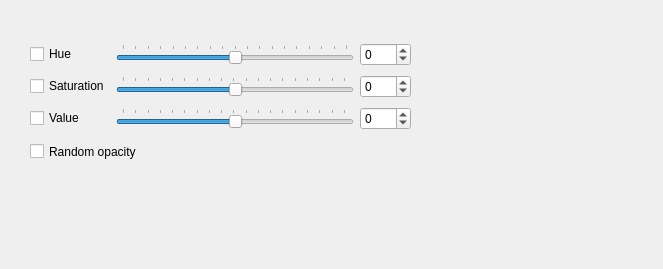
<?xml version="1.0" encoding="UTF-8"?>
<ui version="4.0">
 <class>WdgColorOptions</class>
 <widget class="QWidget" name="WdgColorOptions">
  <property name="geometry">
   <rect>
    <x>0</x>
    <y>0</y>
    <width>663</width>
    <height>269</height>
   </rect>
  </property>
  <property name="sizePolicy">
   <sizepolicy hsizetype="Preferred" vsizetype="Preferred">
    <horstretch>255</horstretch>
    <verstretch>255</verstretch>
   </sizepolicy>
  </property>
  <property name="minimumSize">
   <size>
    <width>425</width>
    <height>200</height>
   </size>
  </property>
  <widget class="QCheckBox" name="m_randomOpacity">
   <property name="geometry">
    <rect>
     <x>30</x>
     <y>140</y>
     <width>141</width>
     <height>23</height>
    </rect>
   </property>
   <property name="text">
    <string>Random opacity</string>
   </property>
  </widget>
  <widget class="QWidget" name="layoutWidget">
   <property name="geometry">
    <rect>
     <x>30</x>
     <y>40</y>
     <width>381</width>
     <height>94</height>
    </rect>
   </property>
   <layout class="QGridLayout" name="gridLayout">
    <item row="0" column="0">
     <widget class="QCheckBox" name="hueChBox">
      <property name="text">
       <string>Hue</string>
      </property>
     </widget>
    </item>
    <item row="0" column="1">
     <widget class="QSlider" name="hueSlider">
      <property name="minimum">
       <number>-180</number>
      </property>
      <property name="maximum">
       <number>180</number>
      </property>
      <property name="orientation">
       <enum>Qt::Horizontal</enum>
      </property>
      <property name="tickPosition">
       <enum>QSlider::TicksAbove</enum>
      </property>
      <property name="tickInterval">
       <number>20</number>
      </property>
     </widget>
    </item>
    <item row="0" column="2">
     <widget class="QSpinBox" name="hueBox">
      <property name="minimum">
       <number>-180</number>
      </property>
      <property name="maximum">
       <number>180</number>
      </property>
     </widget>
    </item>
    <item row="1" column="0">
     <widget class="QCheckBox" name="saturationChBox">
      <property name="text">
       <string>Saturation</string>
      </property>
     </widget>
    </item>
    <item row="1" column="1">
     <widget class="QSlider" name="saturationSlider">
      <property name="minimum">
       <number>-100</number>
      </property>
      <property name="maximum">
       <number>100</number>
      </property>
      <property name="orientation">
       <enum>Qt::Horizontal</enum>
      </property>
      <property name="tickPosition">
       <enum>QSlider::TicksAbove</enum>
      </property>
      <property name="tickInterval">
       <number>11</number>
      </property>
     </widget>
    </item>
    <item row="1" column="2">
     <widget class="QSpinBox" name="saturationBox">
      <property name="minimum">
       <number>-100</number>
      </property>
      <property name="maximum">
       <number>100</number>
      </property>
     </widget>
    </item>
    <item row="2" column="0">
     <widget class="QCheckBox" name="valueChBox">
      <property name="text">
       <string>Value</string>
      </property>
     </widget>
    </item>
    <item row="2" column="1">
     <widget class="QSlider" name="valueSlider">
      <property name="minimum">
       <number>-100</number>
      </property>
      <property name="maximum">
       <number>100</number>
      </property>
      <property name="orientation">
       <enum>Qt::Horizontal</enum>
      </property>
      <property name="tickPosition">
       <enum>QSlider::TicksAbove</enum>
      </property>
      <property name="tickInterval">
       <number>11</number>
      </property>
     </widget>
    </item>
    <item row="2" column="2">
     <widget class="QSpinBox" name="valueBox">
      <property name="minimum">
       <number>-100</number>
      </property>
      <property name="maximum">
       <number>100</number>
      </property>
     </widget>
    </item>
   </layout>
  </widget>
 </widget>
 <tabstops>
  <tabstop>m_randomOpacity</tabstop>
  <tabstop>hueSlider</tabstop>
  <tabstop>saturationSlider</tabstop>
  <tabstop>valueSlider</tabstop>
 </tabstops>
 <resources/>
 <connections>
  <connection>
   <sender>hueSlider</sender>
   <signal>valueChanged(int)</signal>
   <receiver>hueBox</receiver>
   <slot>setValue(int)</slot>
   <hints>
    <hint type="sourcelabel">
     <x>254</x>
     <y>44</y>
    </hint>
    <hint type="destinationlabel">
     <x>376</x>
     <y>58</y>
    </hint>
   </hints>
  </connection>
  <connection>
   <sender>hueBox</sender>
   <signal>valueChanged(int)</signal>
   <receiver>hueSlider</receiver>
   <slot>setValue(int)</slot>
   <hints>
    <hint type="sourcelabel">
     <x>381</x>
     <y>44</y>
    </hint>
    <hint type="destinationlabel">
     <x>298</x>
     <y>51</y>
    </hint>
   </hints>
  </connection>
  <connection>
   <sender>saturationSlider</sender>
   <signal>valueChanged(int)</signal>
   <receiver>saturationBox</receiver>
   <slot>setValue(int)</slot>
   <hints>
    <hint type="sourcelabel">
     <x>299</x>
     <y>83</y>
    </hint>
    <hint type="destinationlabel">
     <x>377</x>
     <y>81</y>
    </hint>
   </hints>
  </connection>
  <connection>
   <sender>saturationBox</sender>
   <signal>valueChanged(int)</signal>
   <receiver>saturationSlider</receiver>
   <slot>setValue(int)</slot>
   <hints>
    <hint type="sourcelabel">
     <x>389</x>
     <y>94</y>
    </hint>
    <hint type="destinationlabel">
     <x>305</x>
     <y>93</y>
    </hint>
   </hints>
  </connection>
  <connection>
   <sender>valueSlider</sender>
   <signal>valueChanged(int)</signal>
   <receiver>valueBox</receiver>
   <slot>setValue(int)</slot>
   <hints>
    <hint type="sourcelabel">
     <x>298</x>
     <y>116</y>
    </hint>
    <hint type="destinationlabel">
     <x>370</x>
     <y>122</y>
    </hint>
   </hints>
  </connection>
  <connection>
   <sender>valueBox</sender>
   <signal>valueChanged(int)</signal>
   <receiver>valueSlider</receiver>
   <slot>setValue(int)</slot>
   <hints>
    <hint type="sourcelabel">
     <x>376</x>
     <y>115</y>
    </hint>
    <hint type="destinationlabel">
     <x>302</x>
     <y>119</y>
    </hint>
   </hints>
  </connection>
 </connections>
</ui>
